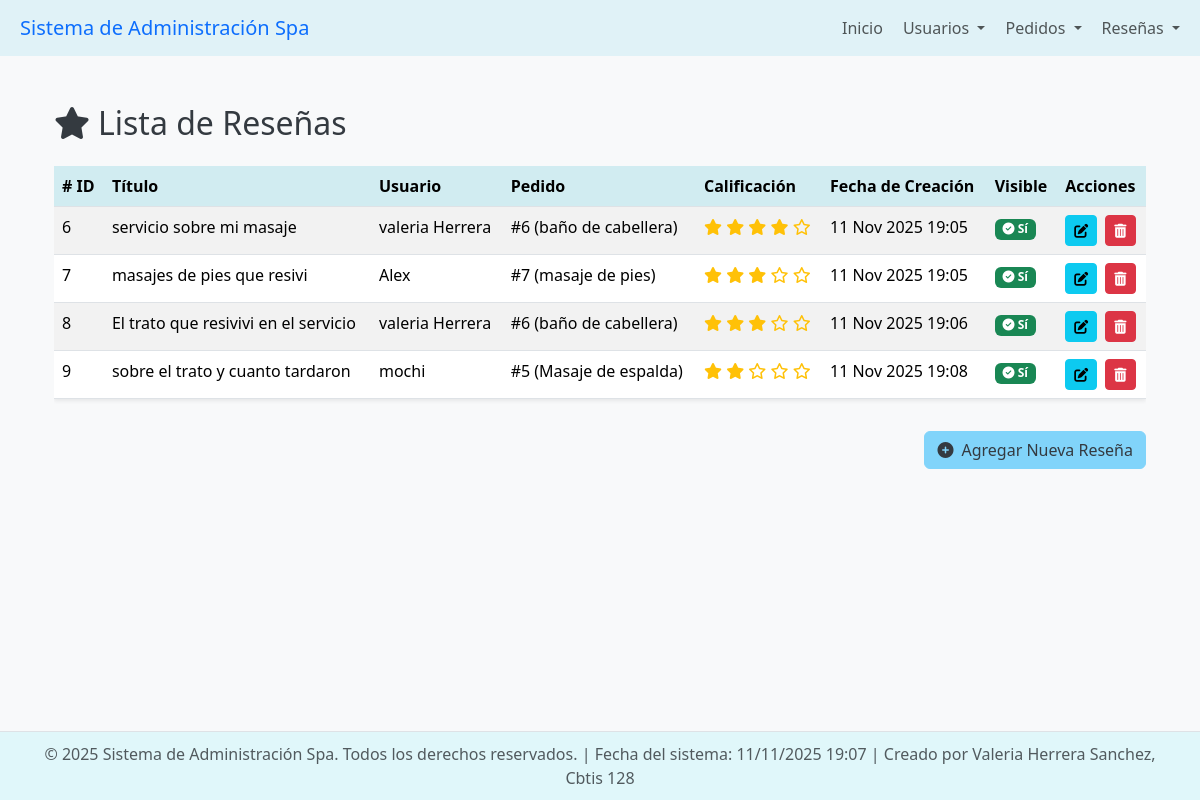
Screenshot of /reseñas/ver/ with the database file from the repository.
### app_Spa/models.py (models this page shows, shortened)
class Reseñas(models.Model):
    id_reseña = models.AutoField(primary_key=True, unique=True)
    usuario = models.ForeignKey(
        Usuarios,
        on_delete=models.CASCADE,
        related_name="reseñas"
    )
    pedido = models.ForeignKey(
        Pedidos,
        on_delete=models.CASCADE,
        related_name="reseñas"
    )
    titulo = models.CharField(max_length=100)
    comentario = models.TextField()
    calificacion = models.IntegerField(default=5)
    fecha_creacion = models.DateTimeField(auto_now_add=True)
    visible = models.BooleanField(default=True)

class Usuarios(models.Model):
    id_usuario = models.AutoField(primary_key=True)
    nombre_completo = models.CharField(max_length=100)
    correo = models.EmailField(unique=True, max_length=250)
    telefono = models.CharField(max_length=15)
    direccion = models.CharField(max_length=200)
    fecha_registro = models.DateTimeField(auto_now_add=True)
    activo = models.BooleanField(default=True)

class Pedidos(models.Model):
    id_pedido = models.AutoField(primary_key=True, unique=True)
    usuario = models.ForeignKey(
        Usuarios,
        on_delete=models.CASCADE,
        related_name="pedidos"
    )
    fecha_pedido = models.DateTimeField(auto_now_add=True)
    servicio = models.CharField(max_length=100)
    precio_total = models.DecimalField(max_digits=8, decimal_places=2)
    notas_adicionales = models.TextField(blank=True, null=True)
    estado = models.CharField(
        max_length=50,
        default="pendiente",
        choices=[
            ("pendiente", "Pendiente"),
            ("en_proceso", "En Proceso"),
            ("completado", "Completado"),
            ("cancelado", "Cancelado"),
        ]
    )

### app_Spa/views.py (called while the page is built)
def ver_reseñas(request):
    reseñas = Reseñas.objects.all()
    return render(request, 'reseñas/ver_reseñas.html', {'reseñas': reseñas})

### app_Spa/templates/reseñas/ver_reseñas.html (shortened to what this page needs)
{% extends 'base.html' %}
{% load static %}
{% block content %}
<div class="container mt-4">
    <h2 class="mb-4 text-dark-spa"><i class="fas fa-star me-2"></i>Lista de Reseñas</h2>
    <div class="table-responsive">
        <table class="table table-striped table-hover shadow-sm">
            <thead class="bg-light-spa">
                <tr>
                    <th scope="col"># ID</th>
                    <th scope="col">Título</th>
                    <th scope="col">Usuario</th>
                    <th scope="col">Pedido</th>
                    <th scope="col">Calificación</th>
                    <th scope="col">Fecha de Creación</th>
                    <th scope="col">Visible</th>
                    <th scope="col">Acciones</th>
                </tr>
            </thead>
            <tbody>
                {% for reseña in reseñas %}
                <tr>
                    <td>{{ reseña.id_reseña }}</td>
                    <td>{{ reseña.titulo }}</td>
                    <td>{{ reseña.usuario.nombre_completo }}</td>
                    <td>#{{ reseña.pedido.id_pedido }} ({{ reseña.pedido.servicio }})</td>
                    <td>
                        {% for i in "12345"|make_list %}
                            {% if forloop.counter <= reseña.calificacion %}
                                <i class="fas fa-star text-warning"></i>
                            {% else %}
                                <i class="far fa-star text-warning"></i>
                            {% endif %}
                        {% endfor %}
                    </td>
                    <td>{{ reseña.fecha_creacion|date:"d M Y H:i" }}</td>
                    <td>
                        {% if reseña.visible %}
                            <span class="badge bg-success"><i class="fas fa-check-circle"></i> Sí</span>
                        {% else %}
                            <span class="badge bg-danger"><i class="fas fa-times-circle"></i> No</span>
                        {% endif %}
                    </td>
                    <td>
                        <a href="{% url 'actualizar_reseñas' reseña.id_reseña %}" class="btn btn-sm btn-info me-1" title="Editar">
                            <i class="fas fa-edit"></i>
                        </a>
                        <a href="{% url 'borrar_reseñas' reseña.id_reseña %}" class="btn btn-sm btn-danger" title="Eliminar">
                            <i class="fas fa-trash-alt"></i>
                        </a>
                    </td>
                </tr>
                {% empty %}
                <tr>
                    <td colspan="8" class="text-center p-4">No hay reseñas registradas aún.</td>
                </tr>
                {% endfor %}
            </tbody>
        </table>
    </div>
    <div class="text-end mt-3">
        <a href="{% url 'agregar_reseñas' %}" class="btn btn-spa-primary">
            <i class="fas fa-plus-circle me-2"></i>Agregar Nueva Reseña
        </a>
    </div>
</div>
{% endblock %}

### app_Spa/templates/base.html (shortened to what this page needs)
{% load static %}
<!DOCTYPE html>
<html lang="es">
<head>
    <link href="https://cdn.jsdelivr.net/npm/bootstrap@5.3.3/dist/css/bootstrap.min.css" rel="stylesheet">
    <link rel="stylesheet" href="https://cdnjs.cloudflare.com/ajax/libs/font-awesome/6.5.2/css/all.min.css">
</head>
<body>
    {% include 'navbar.html' %}
    <div class="container content mt-4">
        {% block content %}
        {% endblock %}
    </div>
    {% include 'footer.html' %}
</body>
</html>

### app_Spa/templates/navbar.html (shortened to what this page needs)
<nav class="navbar navbar-expand-lg navbar-light">
    <div class="container-fluid">
        <a class="navbar-brand text-primary" href="{% url 'inicio_spa' %}">
            Sistema de Administración Spa
        </a>
        <div class="collapse navbar-collapse" id="navbarNavDropdown">
            <ul class="navbar-nav ms-auto">
                <li class="nav-item">
                    <a class="nav-link" href="{% url 'inicio_spa' %}">
                        Inicio
                    </a>
                </li>
                <li class="nav-item dropdown">
                    <a class="nav-link dropdown-toggle" href="#" id="navbarDropdownMenuLinkUsuarios" role="button"
                        data-bs-toggle="dropdown" aria-expanded="false">
                        Usuarios
                    </a>
                </li>
                <li class="nav-item dropdown">
                    <a class="nav-link dropdown-toggle" href="#" id="navbarDropdownMenuLinkPedidos" role="button"
                        data-bs-toggle="dropdown" aria-expanded="false">
                        Pedidos
                    </a>
                </li>
                <li class="nav-item dropdown">
                    <a class="nav-link dropdown-toggle" href="#" id="navbarDropdownMenuLinkReseñas" role="button"
                        data-bs-toggle="dropdown" aria-expanded="false">
                        Reseñas
                    </a>
                </li>
            </ul>
        </div>
    </div>
</nav>

### app_Spa/templates/footer.html
<footer class="footer bg-light-spa text-dark-spa">
    <div class="container">
        <span class="text-muted">
            &copy; {% now "Y" %} Sistema de Administración Spa. Todos los derechos reservados. |
            Fecha del sistema: {% now "d/m/Y H:i" %} |
            Creado por Valeria Herrera Sanchez, Cbtis 128
        </span>
    </div>
</footer>

### app_Spa/templates/base.html (style rules this page uses)
body { display: flex; flex-direction: column; min-height: 100vh; background-color: #f8f9fa; }
.content { flex: 1; padding-bottom: 70px; }
.footer { position: fixed; bottom: 0; width: 100%; background-color: #f8f9fa; color: #6c757d; padding: 10px 0; text-align: center; border-top: 1px solid #dee2e6; }
.navbar { background-color: #e0f2f7; }
.table th { background-color: #d1ecf1; }
:root { --primary-light: #e0f7fa; --secondary-light: #fce4ec; --text-dark: #343a40; --accent-blue: #81d4fa; }
.bg-light-spa { background-color: var(--primary-light); }
.text-dark-spa { color: var(--text-dark); }
.btn-spa-primary { background-color: var(--accent-blue); border-color: var(--accent-blue); color: var(--text-dark); }

### rows the page displays
Reseñas: id_reseña "6", titulo "servicio sobre mi masaje", usuario.nombre_completo "valeria Herrera", pedido.id_pedido "6", pedido.servicio "baño de cabellera", calificacion 4 (drawn), fecha_creacion "11 Nov 2025 19:05", visible True (drawn)
Reseñas: id_reseña "7", titulo "masajes de pies que resivi", usuario.nombre_completo "Alex", pedido.id_pedido "7", pedido.servicio "masaje de pies", calificacion 3 (drawn), fecha_creacion "11 Nov 2025 19:05", visible True (drawn)
Reseñas: id_reseña "8", titulo "El trato que resivivi en el servicio", usuario.nombre_completo "valeria Herrera", pedido.id_pedido "6", pedido.servicio "baño de cabellera", calificacion 3 (drawn), fecha_creacion "11 Nov 2025 19:06", visible True (drawn)
Reseñas: id_reseña "9", titulo "sobre el trato y cuanto tardaron", usuario.nombre_completo "mochi", pedido.id_pedido "5", pedido.servicio "Masaje de espalda", calificacion 2 (drawn), fecha_creacion "11 Nov 2025 19:08", visible True (drawn)
